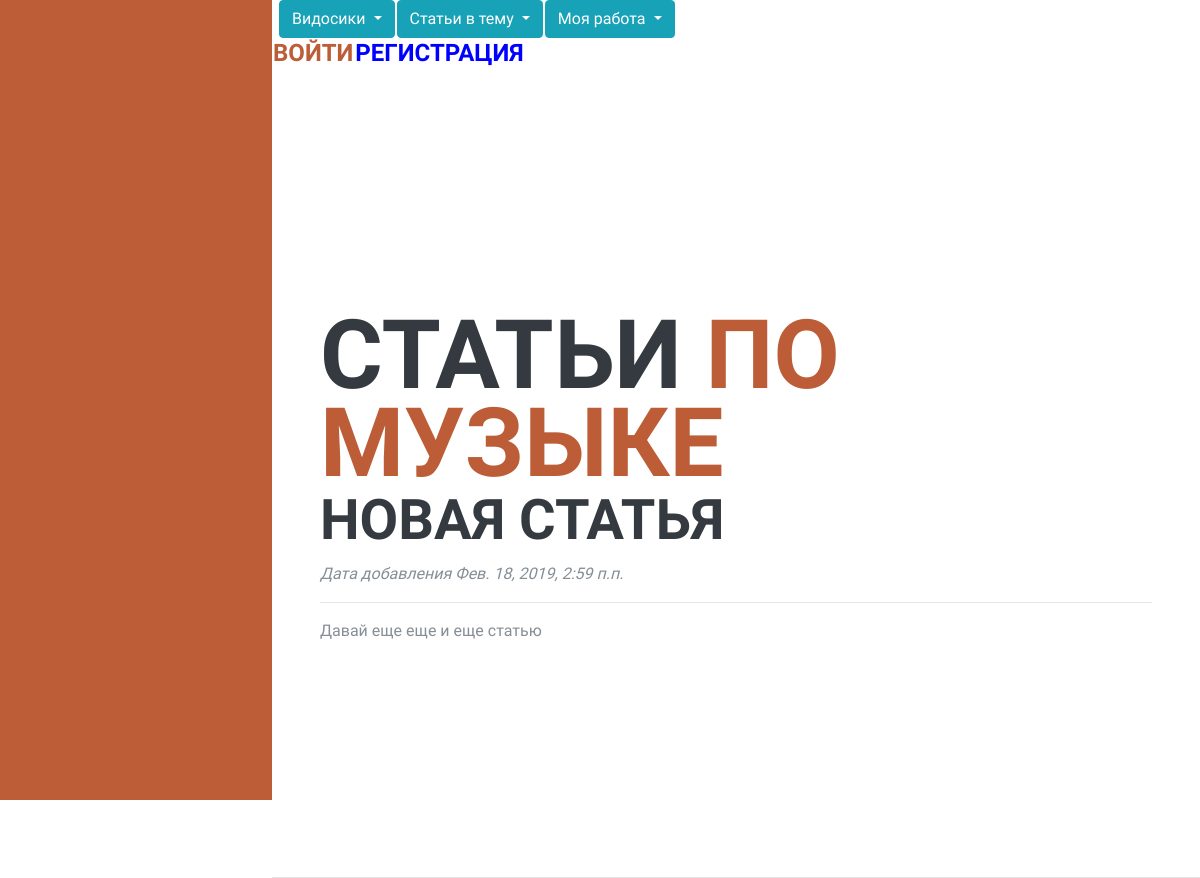
Page /articles/music/ on the committed database.
### articles/models.py (models this page shows, shortened)
class Article(models.Model):
    class Meta():
        db_table = "Article"
    Article_title = models.CharField(max_length=200)
    Article_content = models.TextField()
    Article_type = models.CharField(max_length=200)
    Article_date = models.DateTimeField(auto_now_add=True)
    Article_like = models.IntegerField(default=0)

### articles/views.py (the view)
def musicart(request):
    content = []
    for art in Article.objects.filter(Article_type="Music"):
        tmp = []
        tmp.append(art)
        comments = CommentArt.objects.filter(CommentArt_Article_id=art.id)
        list_users = []
        for com in comments:
            list_users.append(User.objects.get(id=com.CommentArt_User_id))
        tmp.append(list(zip(comments, list_users)))
        content.append(tmp)
    return render(request, 'art.html', {'content': content, 'user':auth.get_user(request).username, "nameofart":"ПО МУЗЫКЕ"})

### articles/templates/art.html (shortened to what this page needs)
<!DOCTYPE html>
<html lang="en">
{% load staticfiles %}
  <head>
    <link href="{% static 'vendor/bootstrap/css/bootstrap.min.css' %}" rel="stylesheet">
    <link href="{% static 'vendor/fontawesome-free/css/all.min.css' %}"  rel="stylesheet">
    <link herf="https://cdnjs.cloudflare.com/ajax/libs/skeleton/2.0.4/skeleton.min.css" rel="stylesheet">
    <link href="{% static 'css/resume.min.css' %}" rel="stylesheet">
    <link href="{% static 'css/resume.css' %}" rel="stylesheet">
  </head>
  <body id="page-top">
    <nav class="navbar navbar-expand-lg navbar-dark bg-primary fixed-top" id="sideNav">
    </nav>
{% include "header.html" %}
    <div class="container-fluid p-0">
      <section class="resume-section p-3 p-lg-5 d-flex d-column" id="musicart">
        <div class="my-auto">
          <h1 class="mb-0">СТАТЬИ
            <span class="text-primary">{{ nameofart }}</span>
          </h1>
        {% for con in content %}
          <h2> {{ con.0.Article_title }}</h2>
            <p><i>Дата добавления {{ con.0.Article_date }}</i></p>
          <hr id="{{ con.0.id }}" style="font-size: 17px">{{ con.0.Article_content }} </hr>
          {% endfor %}
          </div>
        </section>
    </div>
  </body>
</html>

### main/static/css/resume.css (style rules this page uses)
body { font-family: 'Muli', -apple-system, BlinkMacSystemFont, 'Segoe UI', Roboto, 'Helvetica Neue', Arial, sans-serif, 'Apple Color Emoji', 'Segoe UI Emoji', 'Segoe UI Symbol', 'Noto Color Emoji'; padding-top: 54px; color: #868e96; }
@media (min-width: 992px) { body { padding-top: 0; padding-left: 17rem; } }
h1, h2, h3, h4, h5, h6 { font-family: 'Saira Extra Condensed', -apple-system, BlinkMacSystemFont, 'Segoe UI', Roboto, 'Helvetica Neue', Arial, sans-serif, 'Apple Color Emoji', 'Segoe UI Emoji', 'Segoe UI Symbol', 'Noto Color Emoji'; font-weight: 700; text-transform: uppercase; color: #343a40; }
h1 { font-size: 6rem; line-height: 5.5rem; }
h2 { font-size: 3.5rem; }
@media (min-width: 992px) { #sideNav { text-align: center; position: fixed; top: 0; left: 0; display: -webkit-box; display: -ms-flexbox; display: flex; -webkit-box-orient: vertical; -webkit-box-direction: normal; -ms-flex-direction: column; flex-direction: column; width: 17rem; height: 100vh; } }
section.resume-section { padding-top: 5rem !important; padding-bottom: 5rem !important; max-width: 75rem; }
@media (min-width: 768px) { section.resume-section { min-height: 100vh; } }
@media (min-width: 992px) { section.resume-section { padding-top: 3rem !important; padding-bottom: 3rem !important; } }
.bg-primary { background-color: #BD5D38 !important; }
.text-primary { color: #BD5D38 !important; }

### rows in the picture
Article: Article_title "НОВАЯ СТАТЬЯ", Article_date "Фев. 18, 2019, 2:59 п.п.", Article_content "Давай еще еще и еще статью"

### other values in the picture
{{ nameofart }} "ПО МУЗЫКЕ"
